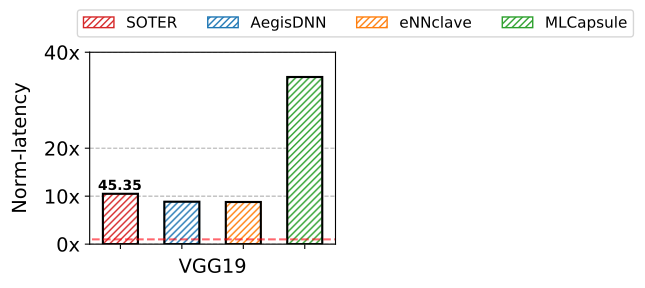

This figure's Python source:
from config import *
import matplotlib.pyplot as plt
import numpy as np
import os
import matplotlib.lines as mlines

# aegisdnn: alex dense mlp res trans vgg 
# ennclave: vgg
# gpu: alex dense mlp res trans vgg
# mlcapsule: alex dense mlp res trans vgg
# soter: alex dense mlp res trans vgg
exper = []
dist = open('latency.txt','r')
content = dist.readlines()
for line in content:
    charac = line.strip()
    exper.append(charac)
fig=plt.figure(figsize=(7,8.5))
# soter aegisdnn ennclave mlcap 
# vgg alex res dense mlp trans
data = [[0,0,0,0]]
# vgg: 
data[0][0] = float(exper[24])/float(exper[12])
data[0][1] = float(exper[5])/float(exper[12])
data[0][2] = float(exper[6])/float(exper[12])
data[0][3] = float(exper[18])/float(exper[12])
soter = [round(float(exper[24]),2)]
myticks = [
    [0,10,20,40]
]
myticks_labels = [
    ['0x','10x','20x','40x']
]
bar_label = ['SOTER','AegisDNN', 'eNNclave', 'MLCapsule' ]
bar_width = 0.57
program_label = ['VGG19']

for index in range(len(data)):
    fig=plt.subplot(3,2,index+1)
    xx = np.array([i for i in range(len(data[index]))])
    plots = []
    for idx, d in enumerate(data[index]):
        left=idx
        r = plt.bar(left, d, bar_width, label="hey", **bar_format_args, hatch=hatches[0], edgecolor=colors[idx])
        plt.bar(left, d, bar_width, color='none', edgecolor='k', zorder=2, lw=1.5)
        if idx == 0:
            if index ==0:
                plt.text(idx-bar_width/2-0.08, d+0.8, str(soter[index]), fontweight='bold')
        plots.append(r)
    r = plt.plot([-1, 4], [1, 1], color='#ff000d', marker=',',alpha=0.6,linestyle='dashed')
    ax = plt.gca()
    ax.grid(linestyle='--',which= 'major',axis='y', zorder=0)
    if index==0:
        num1,num2,num3,num4=-0.05,1.08,3,0
        plt.legend(plots, bar_label, ncol=4,bbox_to_anchor=(num1, num2), loc=num3, borderaxespad=num4,fontsize=LEGEND_SIZE-9)
       
    labels=[]
    for i in data[index]:
        if i==0:
            labels.append("N/A")
        else:
            labels.append("")
    plt.xticks(xx, labels, fontsize=TICK_SIZE-7)
    ax.tick_params(axis='x',pad=-30)
    plt.yticks(myticks[index],myticks_labels[index],fontsize=TICK_SIZE-6)
    plt.ylim((myticks[index][0],myticks[index][3]))
    plt.xlim(-0.5,3.5)
    if index%2 == 0:
        plt.ylabel("Norm-latency", fontsize=LABEL_SIZE-8,labelpad=10)
    plt.xlabel(program_label[index], fontsize=LABEL_SIZE-8,labelpad=10)
    
    plt.plot()

#plt.title("Latency",loc='left center')
#IS_DEBUG = True#False
if IS_DEBUG:
    plt.show()
else:
    plt.savefig(os.path.basename(__file__).replace(".py",".pdf"), format='pdf',dpi=500, bbox_inches='tight')
